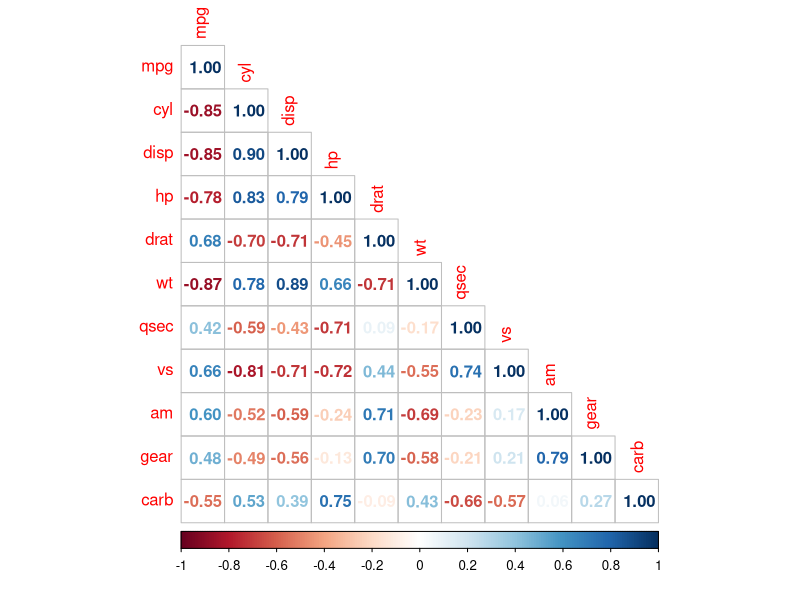
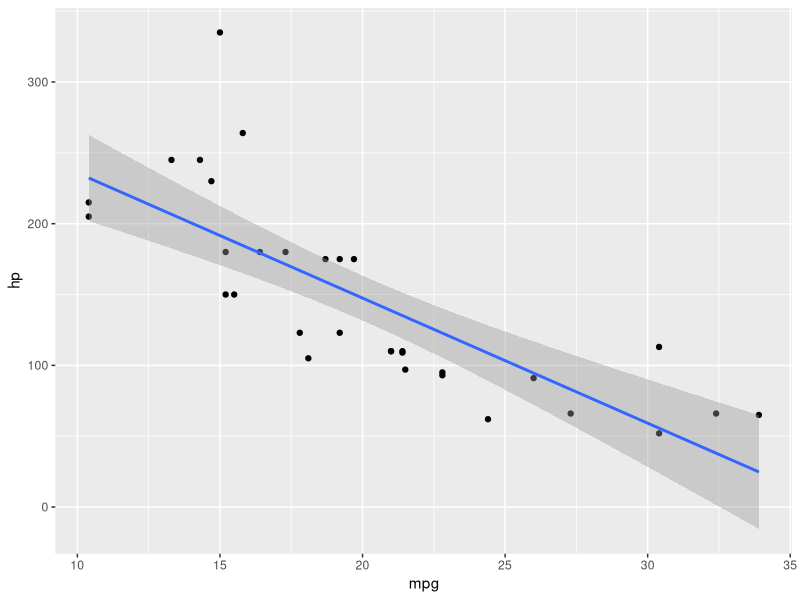
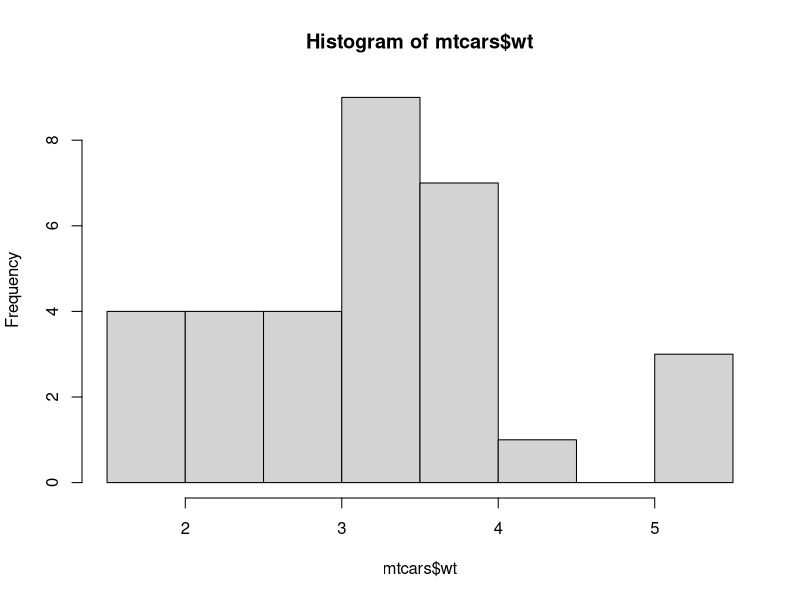
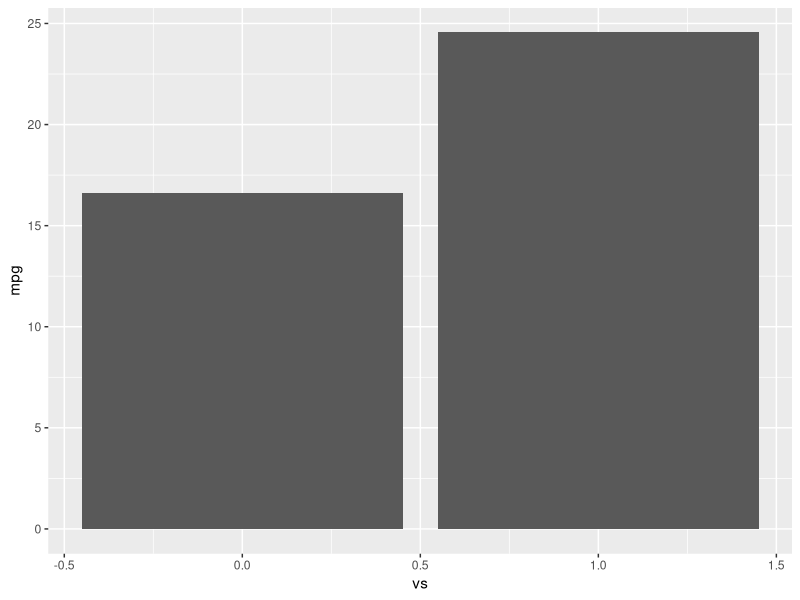
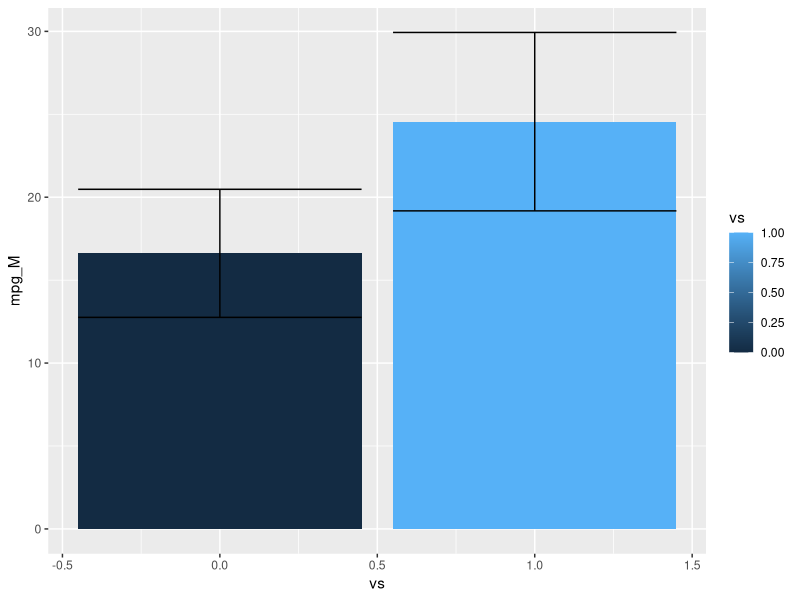
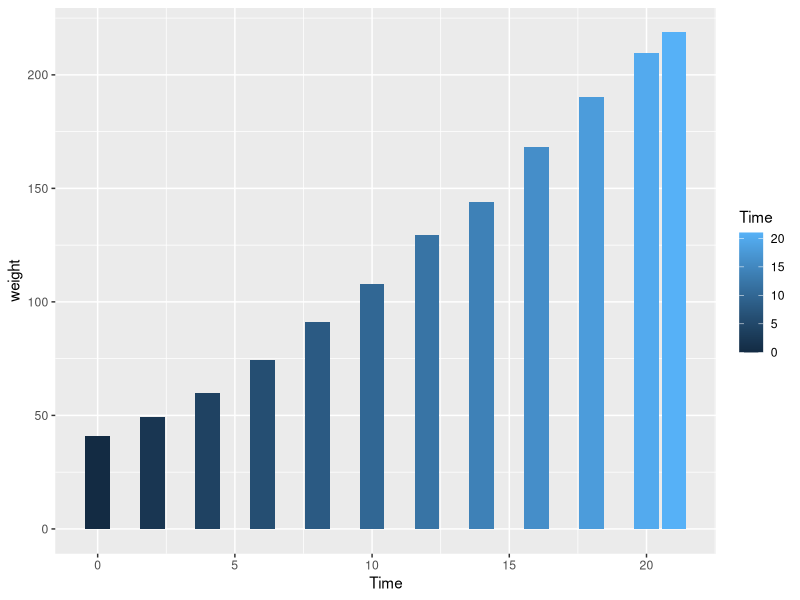

Write the R code that produced these figures, in order.
## ---- chunk 1
library(survival)
library(tidyverse)
library(corrplot)
## ---- chunk 2
mtcars
## ---- chunk 3
?mtcars
## ---- chunk 4
summary(mtcars)
## ---- chunk 5
car_corr = cor(mtcars)
car_corr
## ---- chunk 6
corrplot(car_corr, method="number", type="lower")
## ---- chunk 7
cor.test(mtcars$mpg, mtcars$hp)
## ---- chunk 8
ggplot(mtcars, aes(x=mpg, y=hp)) + geom_point() + geom_smooth(method=lm)
## ---- chunk 9
hist(mtcars$wt)
## ---- chunk 10
t.test(mtcars$wt, mu=3)
## ---- chunk 11
unique(mtcars$vs)
## ---- chunk 12
table(mtcars$vs)
## ---- chunk 13
t.test(mtcars$mpg~mtcars$vs)
## ---- chunk 14
v_mpg = mtcars[mtcars$vs==0, "mpg"]
v_mpg
s_mpg = mtcars[mtcars$vs==1, "mpg"]
s_mpg
t.test(mtcars$mpg~mtcars$vs)
## ---- chunk 15
ggplot(mtcars, aes(x=vs, y=mpg)) + 
  geom_bar(stat = "summary", fun="mean")
## ---- chunk 16
mpg_barplot_data <- mtcars %>% group_by(vs) %>% summarize(mpg_M = mean(mpg), mpg_SD = sd(mpg))
mpg_barplot_data
## ---- chunk 17
ggplot(mpg_barplot_data, aes(x=vs, y=mpg_M, fill=vs)) + 
  geom_bar(stat="identity", position="dodge") +
  geom_errorbar(data = mpg_barplot_data, 
      aes(ymin = mpg_M - mpg_SD, ymax = mpg_M + mpg_SD, y = mpg_M),
        position = position_dodge(width = .9))
## ---- chunk 18
ChickWeight
## ---- chunk 19
?ChickWeight
## ---- chunk 20
summary(ChickWeight)
## ---- chunk 21
ChickWeightWide = reshape(ChickWeight, idvar = c("Chick", "Diet"), timevar = "Time", direction="wide")
ChickWeightWide
## ---- chunk 22
any(is.na(ChickWeightWide))
sum(is.na(ChickWeightWide))
## ---- chunk 23
ChickWeightWide = ChickWeightWide[complete.cases(ChickWeightWide), ]
ChickWeightWide
## ---- chunk 24
t.test(ChickWeightWide$weight.0, ChickWeightWide$weight.2, paired = TRUE)
## ---- chunk 25
ggplot(ChickWeight, aes(x=Time, y=weight, fill=Time)) + 
  geom_bar(stat = "summary", fun="mean")
